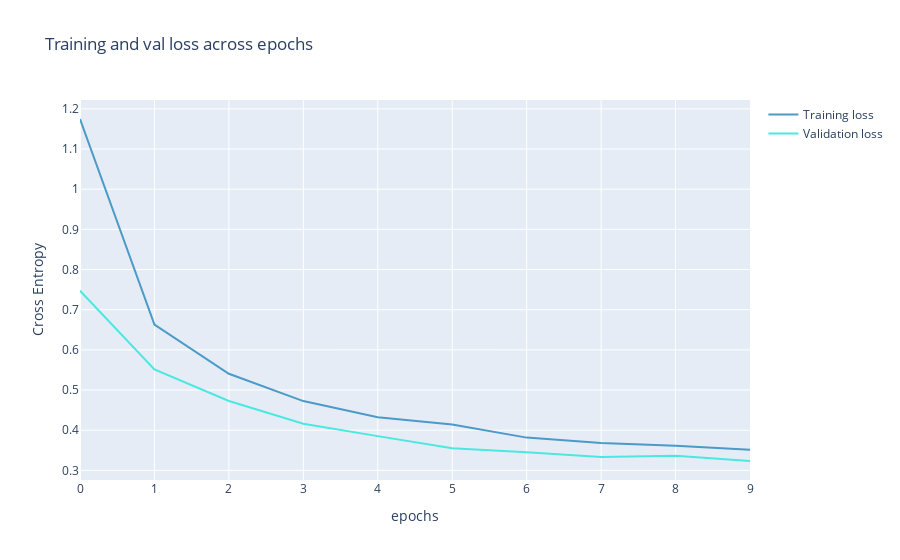

The code cell stored with this chart in its notebook:
### Markdown cell above
### Visualization of the learning process ###

### Code cell
from plotly import graph_objects as go
color_chart = ["#4B9AC7", "#4BE8E0", "#9DD4F3", "#97FBF6", "#2A7FAF", "#23B1AB", "#0E3449", "#015955"]

fig = go.Figure(data=[
                      go.Scatter(
                          y=history["loss"],
                          name="Training loss",
                          mode="lines",
                          marker=dict(
                              color=color_chart[0]
                          )),
                      go.Scatter(
                          y=history["val_loss"],
                          name="Validation loss",
                          mode="lines",
                          marker=dict(
                              color=color_chart[1]
                          ))
])
fig.update_layout(
    title='Training and val loss across epochs',
    xaxis_title='epochs',
    yaxis_title='Cross Entropy'
)
fig.show()

### Figure 1 — Plotly figure (JSON) as saved in the notebook; plotly's stock layout.template omitted (floating-point values rounded to 4 significant figures)
{"data": [{"marker": {"color": "#4B9AC7"}, "mode": "lines", "name": "Training loss", "type": "scatter", "y": [1.175, 0.6631, 0.5405, 0.4725, 0.4324, 0.4145, 0.3816, 0.3681, 0.3614, 0.3511]}, {"marker": {"color": "#4BE8E0"}, "mode": "lines", "name": "Validation loss", "type": "scatter", "y": [0.7471, 0.5514, 0.4728, 0.4161, 0.3853, 0.3553, 0.3449, 0.3334, 0.3365, 0.3233]}], "layout": {"title": {"text": "Training and val loss across epochs"}, "xaxis": {"title": {"text": "epochs"}}, "yaxis": {"title": {"text": "Cross Entropy"}}}}
